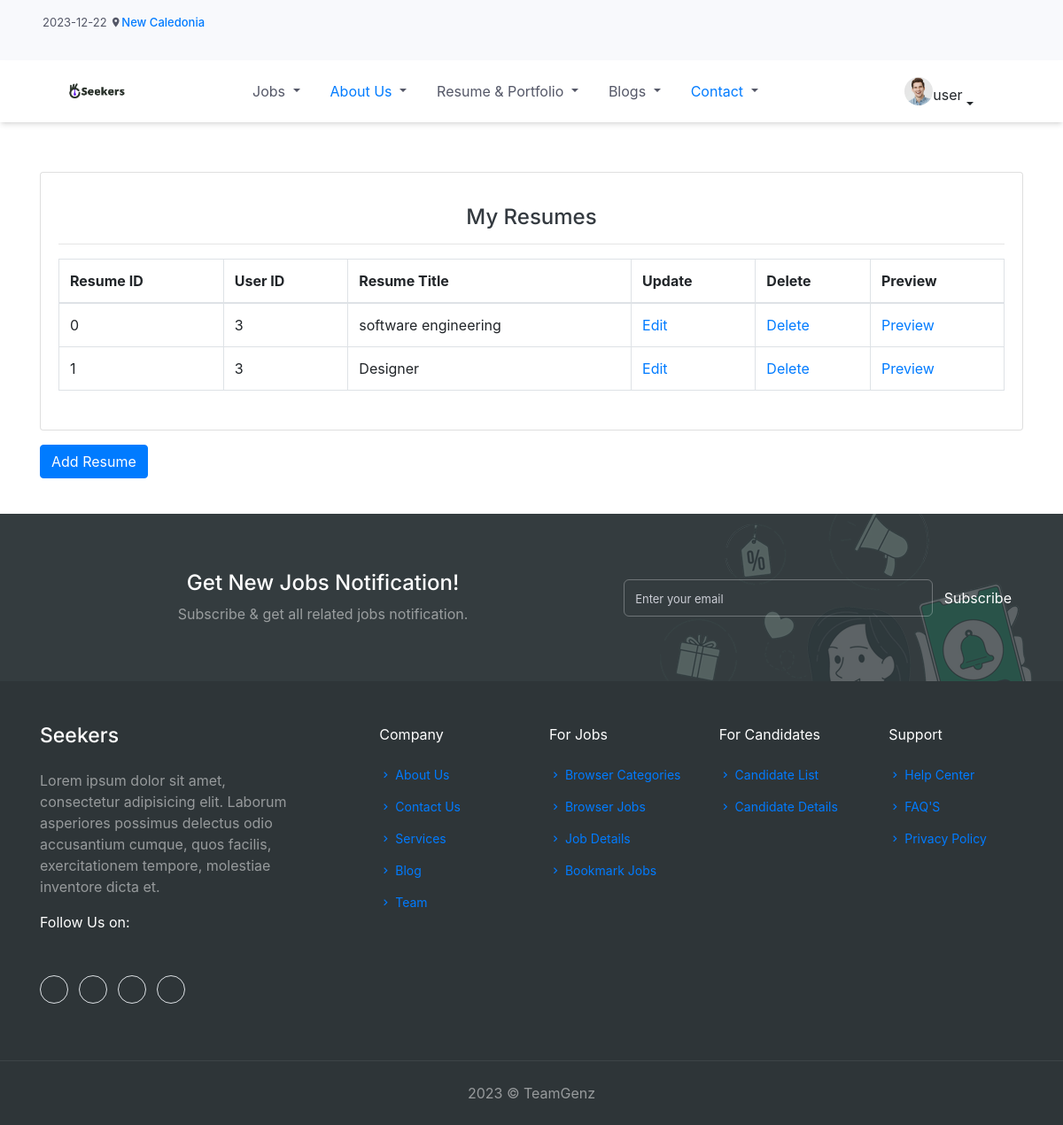
Screenshot of /user/resume/index.php (signed in) with the database file from the repository.
### tables this page shows
CREATE TABLE `user_resumes` (
  `resume_id` bigint(20) UNSIGNED NOT NULL,
  `user_id` bigint(20) UNSIGNED NOT NULL,
  `resume_title` varchar(255) NOT NULL,
  `contact_information` text DEFAULT NULL,
  `summary` text DEFAULT NULL,
  `first_name` varchar(255) DEFAULT NULL,
  `middle_name` varchar(255) DEFAULT NULL,
  `last_name` varchar(255) DEFAULT NULL,
  `designation` varchar(255) DEFAULT NULL,
  `img` varchar(255) DEFAULT NULL,
  `address` varchar(255) DEFAULT NULL,
  `email` varchar(255) DEFAULT NULL
);

### database/crud/DBConnection.php (called while the page is built, shortened)
<?php
class DBConnection {
    private $host = 'localhost';
    private $username = 'root';
    private $password = '1';
    private $database = 'seekers_database';
    public function __construct() {
        $this->conn = new mysqli($this->host, $this->username, $this->password, $this->database);
    }
}
?>

### database/crud/UserCRUD.php (called while the page is built, shortened)
<?php
require_once 'DBConnection.php';
class CRUD extends DBConnection
{
public function getAllResumeshow($userId)
{
    $userId = $this->conn->real_escape_string($userId);
    $sql = "SELECT resume_id, user_id, resume_title FROM user_resumes WHERE user_id = $userId";
    $result = $this->conn->query($sql);
    $resumes = $result->fetch_all(MYSQLI_ASSOC);
    return $resumes;
}
}

### user/resume/index.php (the view, shortened to what this page needs)
<?php
require_once '../../database/crud/UserCRUD.php';
$userCRUD = new CRUD('');
$userId = $_SESSION['user_id'];
$userData = $userCRUD-> getAllResumeshow($userId);
?>
<!DOCTYPE html>
<html lang="en">
<head>
  <link rel="stylesheet" href="../../assets/libs/choices.js/public/assets/styles/choices.min.css">
  <link rel="stylesheet" href="../../assets/css/icons.css" />
  <link rel="stylesheet" href="../../assets/css/tailwind.css" />
  <link href="https://cdnjs.cloudflare.com/ajax/libs/twitter-bootstrap/4.6.0/css/bootstrap.min.css" rel="stylesheet">
  <link href="https://cdn.datatables.net/1.13.8/css/dataTables.bootstrap4.min.css" rel="stylesheet">
  <link href="https://cdn.datatables.net/datetime/1.5.1/css/dataTables.dateTime.min.css" rel="stylesheet">
  <link href="https://cdn.datatables.net/searchbuilder/1.6.0/css/searchBuilder.bootstrap4.min.css" rel="stylesheet">
</head>
<body class="bg-white dark:bg-neutral-800">
  <div class=" hidden px-5 mx-auto border-gray-200 container-fluid lg:px-24 bg-gray-50 md:block dark:bg-neutral-600">
    <div class=" grid items-center grid-cols-12">
      <div class="col-span-7">
        <ul class="flex items-center py-3">
          <li class="ltr:mr-4 rtl:ml-4">
            <p class="mb-0 text-gray-800 text-13 dark:text-gray-50">
              <?php echo (date("Y-m-d", time())); ?> <i class="mdi mdi-map-marker"></i><a href="javascript:void(0)"
                class="font-medium">New Caledonia</a>
            </p>
          </li>
        </ul>
      </div>
      <div class="col-span-5 ltr:ml-auto rtl:mr-auto">
      </div>
    </div>
  </div>
  <div class="mx-auto  container-fluid shadow-md">
    <div class="flex flex-wrap items-center justify-around mx-auto">
      <a href="../dashboard-user.php" class="flex items-center">
        <img src="../../assets/images/logo-dark.png" alt="" class="logo-dark h-[22px] block dark:hidden">
      </a>
      <div>
      <ul class="flex items-center mb-10 font-medium lg:mt-0 lg:mb-0 lg:items-center lg:flex-row" id="navigation-menu">
    <li class="relative">
        <div class="dropdown">
            <button class="btn text-gray-800 lg:px-4 dropdown-toggle dark:text-gray-50 lg:h-[70px]" id="jobsDropdown"
                data-bs-toggle="dropdown">
                Jobs
            </button>
        </div>
    </li>
    <li class="relative">
        <div class="dropdown">
            <button class="btn text-gray-800 lg:px-4 dropdown-toggle dark:text-gray-50 lg:h-[70px]" id="aboutDropdown"
                data-bs-toggle="dropdown">
                <a href="#">About Us</a>
            </button>
        </div>
    </li>
    <li class="relative">
        <div class="dropdown">
            <button class="btn text-gray-800 lg:px-4 dropdown-toggle dark:text-gray-50 lg:h-[70px]" id="homeDropdown"
                data-bs-toggle="dropdown">
                Resume & Portfolio
            </button>
        </div>
    </li>
    <li class="relative">
        <div class="dropdown">
            <button class="btn text-gray-800 lg:px-4 dropdown-toggle dark:text-gray-50 lg:h-[70px]" id="homeDropdown"
                data-bs-toggle="dropdown">
                Blogs
            </button>
        </div>
    </li>
    <li class="relative">
        <div class="dropdown">
            <button class="btn text-gray-800 lg:px-4 dropdown-toggle dark:text-gray-50 lg:h-[70px]" id="homeDropdown"
                data-bs-toggle="dropdown">
                <a class="" href="../portfolio/contact.php"> Contact</a>
            </button>
        </div>
    </li>
</ul>
      </div>
      <div>
        <div class="relative dropdown ltr:mr-4 rtl:ml-4">
          <button type="button" class="flex items-end px-4  dropdown-toggle" id="page-header-user-dropdown"
            data-bs-toggle="dropdown" aria-haspopup="true" aria-expanded="true">
            <img class="w-8 h-8 rounded-full ltr:xl:mr-2 rtl:xl:ml-2" src="../../assets/images/user/img-02.jpg"
              alt="Header Avatar">
            <span class="hidden fw-medium xl:block dark:text-gray-50">
              <?php echo $_SESSION['username'] ?>
            </span>
          </button>
        </div>
      </div>
    </div>
  </div>
  <div class="container mt-5">
    <div class="row justify-content-center">
      <div class="col-lg-12">
        <div class="card rounded my-2 py-2">
          <div class="card-body">
            <h4 class="text-dark pt-2 text-center">My Resumes</h4>
            <hr>
            <table class="table table-bordered table-stripped table-hover">
    <thead>
        <tr>
            <th>Resume ID</th>
            <th>User ID</th>
            <th>Resume Title</th>
            <th>Update</th>
            <th>Delete</th>
            <th>Preview</th>
        </tr>
    </thead>
    <tbody>
        <?php if (!empty($userData)) {
            foreach ($userData as $resume) { ?>
                <tr>
                    <td><?php echo $resume['resume_id']; ?></td>
                    <td><?php echo $resume['user_id']; ?></td>
                    <td><?php echo $resume['resume_title']; ?></td>
                    <td><a href="updateData.php?action=edit&resume_id=<?php echo $resume['resume_id']; ?>&user_id=<?php echo $resume['user_id']; ?>" class="no-underline">Edit</a></td>
                    <td><a href="resume.php?action=delete&resume_id=<?php echo $resume['resume_id']; ?>&user_id=<?php echo $resume['user_id']; ?>" class="no-underline">Delete</a></td>
                    <td><a href="resume.php?action=preview&resume_id=<?php echo $resume['resume_id']; ?>&user_id=<?php echo $resume['user_id']; ?>" class="no-underline">Preview</a></td>
                </tr>
            <?php }
        } else { ?>
            <tr>
                <td colspan="6">No resume data available.</td>
            </tr>
        <?php } ?>
    </tbody>
</table>
          </div>
        </div>
        <div class=" mt-3">
          <a href="add_row.php" class="no-underline btn btn-primary">Add Resume</a>
        </div>
      </div>
    </div>
  </div>
  <?php include('../footer.php'); ?>
</body>
</html>

### user/resume/index.php (style rules this page uses)
a { color:black; }
a { text-decoration: none !important; }

### rows the page displays
user_resumes: resume_id "0", user "3", resume_title "software engineering"
user_resumes: resume_id "1", user "3", resume_title "Designer"

### other values shown
$_SESSION['username'] "user"
